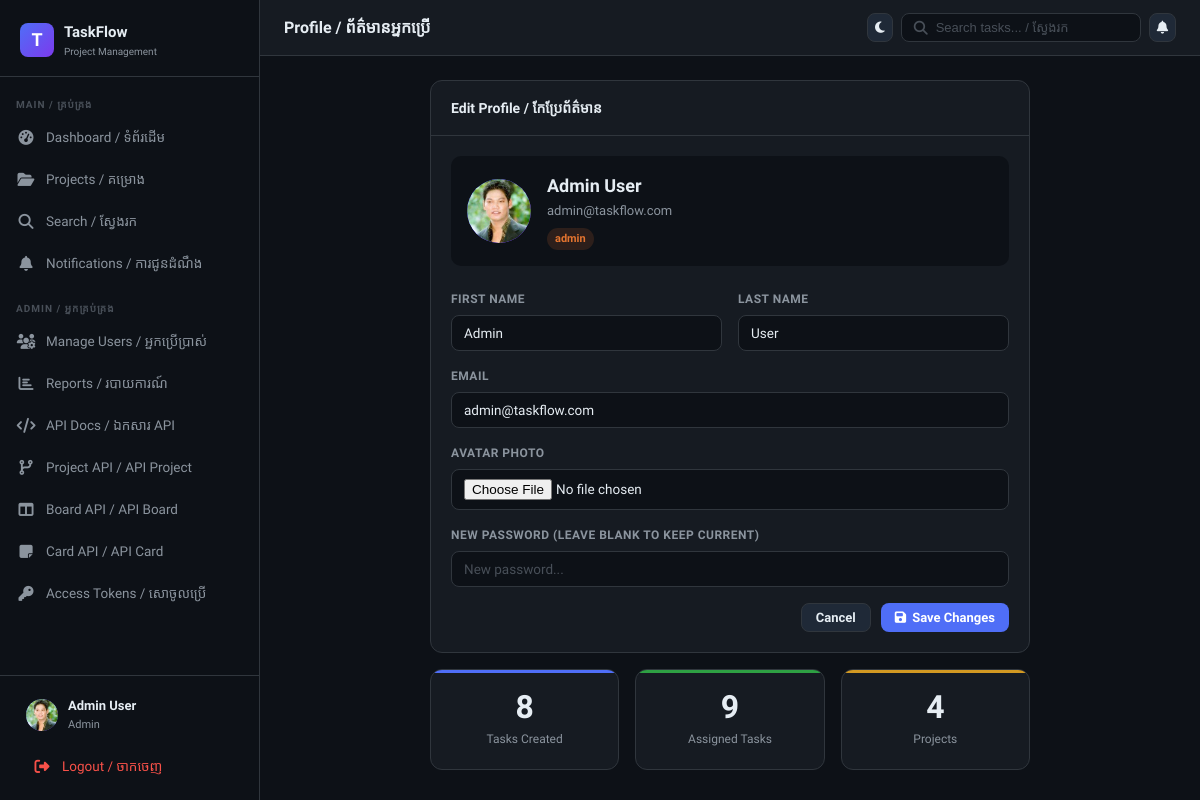
Page /profile/ (signed in) on the earlier database version.
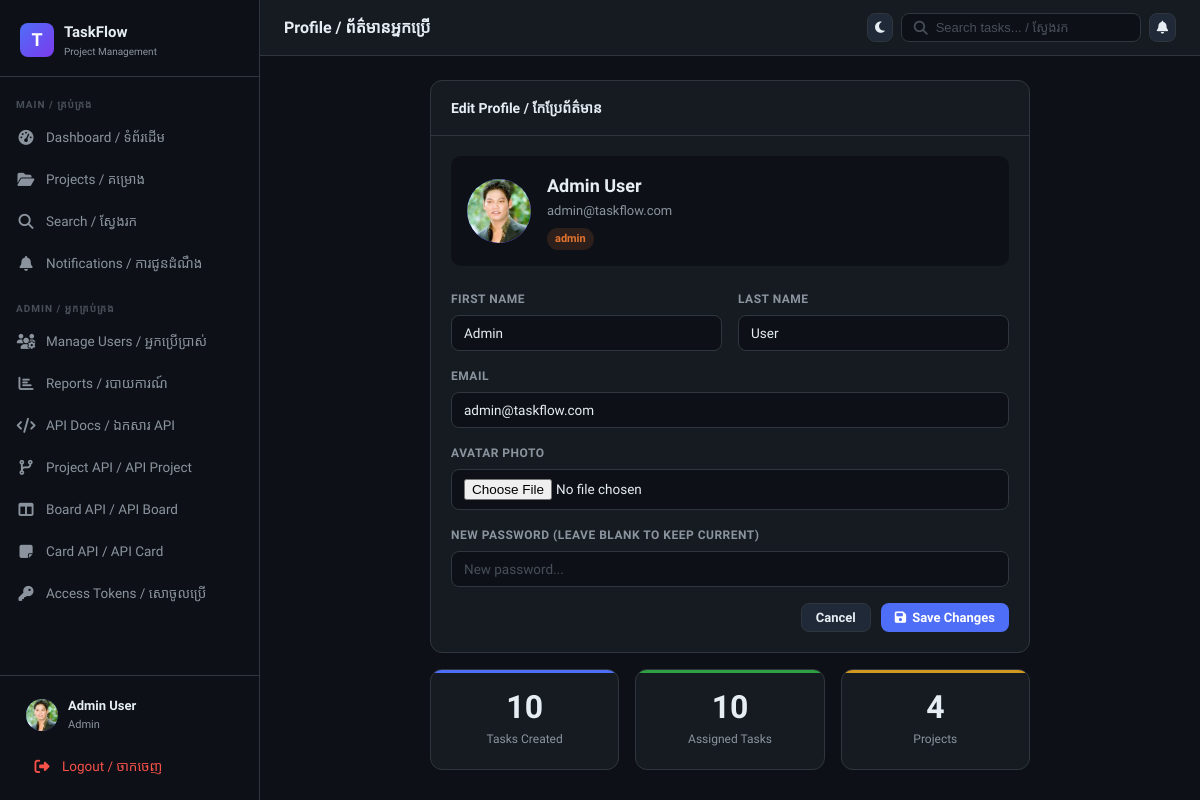
Same page on the later database version.
### core/models.py (models this page shows, shortened)
class User(AbstractUser):
    ROLE_CHOICES = [("admin", "Admin"), ("member", "Member")]
    role = models.CharField(max_length=10, choices=ROLE_CHOICES, default="member")
    avatar = models.ImageField(upload_to="avatars/", blank=True, null=True)
    is_active = models.BooleanField(default=True)
    @property
    def is_admin(self):
        return self.role == "admin"

### core/views.py (the view, shortened to what this page needs)
# urls.py: path('profile/', views.profile, name='profile'),
@login_required
def profile(request):
    user = request.user
    context = {
        "user": user,
        "unread_count": user.notifications.filter(is_read=False).count(),
    }
    return render(request, "profile.html", context)

### templates/profile.html (shortened to what the changed rows need)
{% extends 'base.html' %}
{% block content %}
<div style="max-width: 600px; margin: 0 auto">
  <div class="card">
    <div class="card-body">
      <div
        style="
          display: flex;
          align-items: center;
          gap: 16px;
          margin-bottom: 24px;
          padding: 16px;
          background: var(--bg-dark);
          border-radius: 10px;
        "
      >
        <div
          class="user-avatar"
          style="width: 64px; height: 64px; font-size: 24px; overflow: hidden"
        >
          {% if request.user.avatar and request.user.avatar.name %}
          <img
            id="avatarPreview"
            src="{{ request.user.avatar.url }}"
            alt="Avatar"
            style="
              width: 100%;
              height: 100%;
              border-radius: 50%;
              object-fit: cover;
            "
          />
          {% endif %}
        </div>
        <div>
          <div style="font-size: 18px; font-weight: 800">
            {{ request.user.get_full_name|default:request.user.username }}
          </div>
          <div style="color: var(--text-muted); font-size: 13px">
            {{ request.user.email }}
          </div>
          <span
            class="badge {% if request.user.role == 'admin' %}badge-high{% else %}badge-todo{% endif %}"
            style="margin-top: 6px"
          >
            {{ request.user.role }}
          </span>
        </div>
      </div>
      <form method="post" enctype="multipart/form-data">
        <div class="grid-2">
          <div class="form-group">
            <label class="form-label">First Name</label>
            <input
              type="text"
              name="first_name"
              class="form-control"
              value="{{ request.user.first_name }}"
            />
          </div>
          <div class="form-group">
            <label class="form-label">Last Name</label>
            <input
              type="text"
              name="last_name"
              class="form-control"
              value="{{ request.user.last_name }}"
            />
          </div>
        </div>
        <div class="form-group">
          <label class="form-label">Email</label>
          <input
            type="email"
            name="email"
            class="form-control"
            value="{{ request.user.email }}"
          />
        </div>
      </form>
    </div>
  </div>
  <div class="grid-3 mt-16">
    <div class="stat-card blue" style="text-align: center">
      <div class="stat-number">{{ request.user.created_cards.count }}</div>
      <div class="stat-label">Tasks Created</div>
    </div>
    <div class="stat-card green" style="text-align: center">
      <div class="stat-number">{{ request.user.assigned_cards.count }}</div>
      <div class="stat-label">Assigned Tasks</div>
    </div>
    <div class="stat-card yellow" style="text-align: center">
      <div class="stat-number">
        {{ request.user.project_memberships.count }}
      </div>
      <div class="stat-label">Projects</div>
    </div>
  </div>
</div>
{% endblock %}

### templates/base.html (shortened to what the changed rows need)
{% load static %}
<!doctype html>
<html lang="km-en">
  <head>
    <link rel="stylesheet" href="{% static 'css/main.css' %}" />
    <link rel="stylesheet" href="https://cdnjs.cloudflare.com/ajax/libs/font-awesome/6.5.0/css/all.min.css" />
  </head>
  <body class="{% block body_class %}{% endblock %}">
    <aside class="sidebar" id="sidebar">
      <div class="sidebar-footer">
        <a href="{% url 'profile' %}" class="user-card">
          <div class="user-avatar">
            {% if user.avatar %}<img src="{{ user.avatar.url }}" alt="" />
            {% else %}{{ user.username|first|upper }}{% endif %}
          </div>
          <div class="user-info">
            <div class="user-name">{{ user.get_full_name|default:user.username }}</div>
            <div class="user-role">{{ user.role }}</div>
          </div>
        </a>
      </div>
    </aside>
    <div class="main-content">
      <div class="page-content">
        {% block content %}{% endblock %}
      </div>
    </div>
  </body>
</html>

Differences in the rows shown:
changed User "Admin User": user.created_cards.count "8" → "10"; user.assigned_cards.count "9" → "10"
